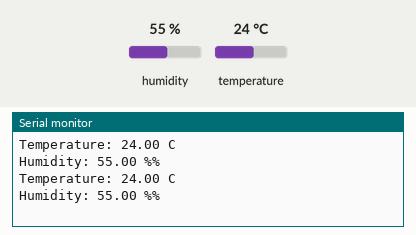
Recording of a sketch running on a simulated Arduino Mega 2560, built with avr-gcc and run on an emulated ATmega2560. Shown: the last lines printed to the serial monitor. The test bench sets the inputs (shaded band); at power-on: humidity 55 %, temperature 24 °C.

Above: at 4.8 s.
4.9 s: humidity set to 22 %
At 6.9 s:
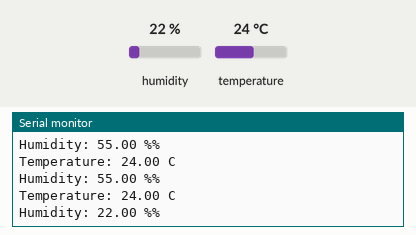
7.9 s: temperature set to 12 °C
At 8.7 s:
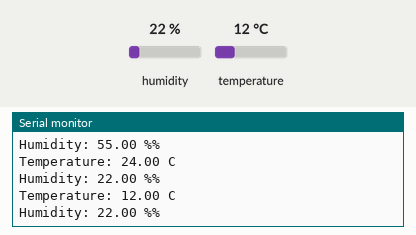
10.9 s: humidity set to 40 %
At 13.4 s:
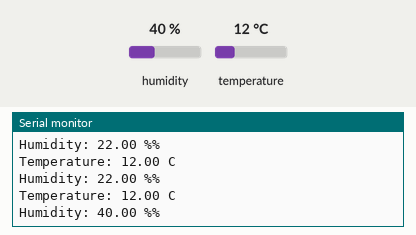
Timing chart, 0 to 14.9 s (numbered marks = the images above; inputs shaded):
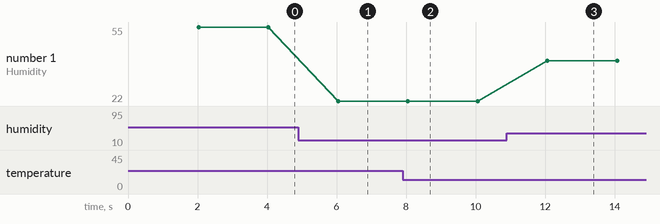

Measured:
- after the input at 4.9 s, the serial monitor: prints a new line after 1.1 s (image 1)
- after the input at 7.9 s, the serial monitor: prints a new line after 0.12 s (image 2)
- after the input at 10.9 s, the serial monitor: prints a new line after 1.2 s (image 3)
- plotted number 1: 55 → 22 after the input at 4.9 s, 22 → 40 after the input at 10.9 s

The sketch:

DHT22_Reading_CODE_Arduino.ino
```cpp
//Separately install this library from library manger
#include "DHT.h" // dht22 exrternal sensor ho , so yo use garna yesko library include garey ko

// Define the pin connected to the DHT22 data line
// Change this according to your physical wiring. We use pin 22 here.
#define DHT_PIN 22 // pin define garna lai hami ley yo garey ko so hami ley pin use garna sakxam

// Specify the sensor type as DHT22
#define DHT_TYPE DHT22

// Create a DHT sensor object
DHT sensor(DHT_PIN, DHT_TYPE); // Create a DHT object to use the library functions

void setup() {
  Serial.begin(9600); // Start serial communication for printing output
  sensor.begin(); // Initialize the sensor
  // sleep/delay like in Arduino programming ko lahi library by default include hunxa
}

void loop() {
  // Wait for a few seconds between measurements.
  // DHT22 typically needs at least 2 seconds between readings
  delay(2000); // every reading ma 2 second ko gap liyum (2000 milliseconds)

  // Measure temperature and humidity
  // Reading temperature or humidity takes about 250 milliseconds!
  float humidity = sensor.readHumidity(); // humidity variable ma vako value layum from sensor, jun readHumidity() ley read garey ko thiyo
  float temp = sensor.readTemperature(); // temp variable ma measure garey ko reading lai float word ko form ma rakhay ko

  // Check if any reads failed and handle the error
  if (isnan(humidity) || isnan(temp)) { // Check if the values are "Not a Number" (NaN)
    Serial.println("Failed to read sensor."); // exception message halyum in case if hamro sensor ley data read garna sakey na or sensor ma fault xa or nopt working
    return; // Skip the rest of the loop and try again
  }

  // Print the readings
  Serial.print("Temperature: "); // temperature varable ma vako value print garyum
  Serial.print(temp);
  Serial.println(" C");

  Serial.print("Humidity: "); // humidity variable ma vako value print garyum
  Serial.print(humidity);
  Serial.println(" %%");
}
```
